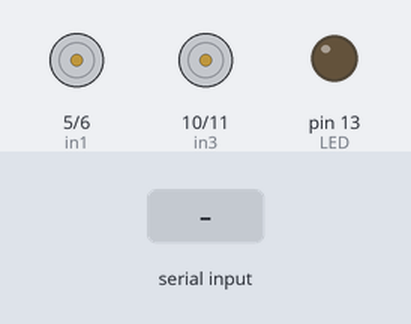
The sketch below on a simulated Arduino Uno, built with avr-gcc and run on an emulated ATmega328P. Shown: motor-driver pin pairs drawn as motors (green arrow = first pin HIGH = forward, orange = second pin HIGH = backward, longer = more drive), output pins drawn as LEDs (lit = HIGH). The inputs (shaded band) are chosen by the test bench.

Above: at 1.2 s.
1.3 s: "F" received over Serial
At 2.0 s:
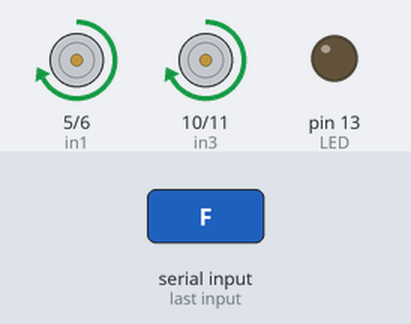
2.8 s: "B" received over Serial
At 3.1 s:
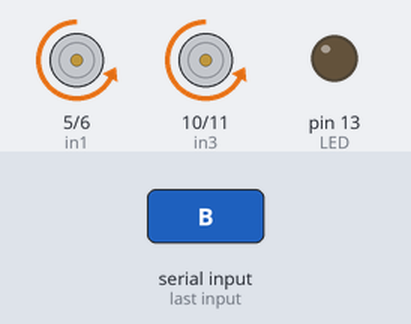
4.3 s: "L" received over Serial
At 5.5 s:
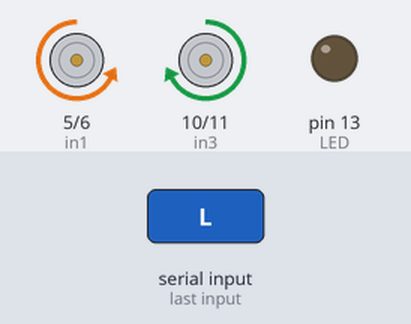
5.8 s: "R" received over Serial
At 6.6 s:
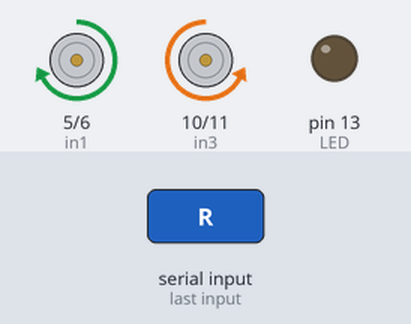
7.3 s: "G" received over Serial
At 7.7 s:
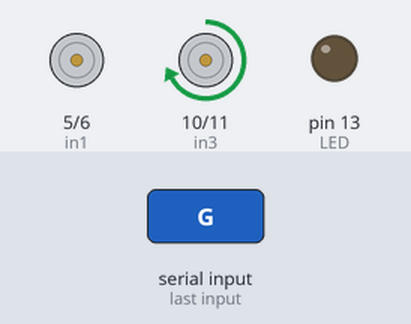
8.8 s: "I" received over Serial
At 10.1 s:
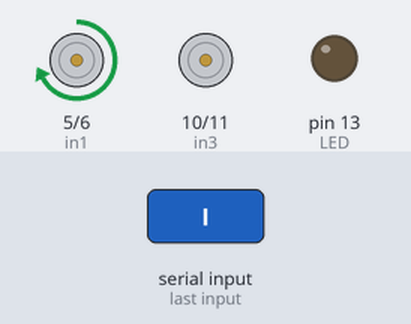
Timing chart, 0 to 11.3 s (numbered marks = the images above; inputs shaded):
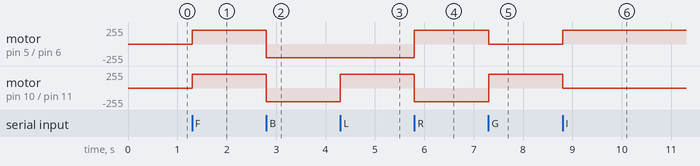

The sketch:

soccer.ino
```cpp
/**
 * Bluetooth-Controlled Robot Car
 *
 * Serial-controlled robot with variable speed control and electronic braking.
 * Supports 8-directional movement (forward, back, left, right, and diagonals)
 * with adjustable speed levels from 0-q (11 speed settings).
 *
 * Hardware:
 * - L298N Motor Driver (or similar H-bridge)
 * - 2x DC Motors
 * - Bluetooth module (HC-05/HC-06) or USB Serial
 * - Arduino UNO
 *
 * Serial Commands:
 * - Movement: F (forward), B (back), L (left), R (right)
 * - Diagonals: G (forward-left), I (forward-right), H (back-left), J (back-right)
 * - Speed: 0-9, q (0 = slowest, q = fastest)
 * - Stop: S (with electronic brake)
 *
 * @author Shayan Mazahir
 * @date of last edit: February 2026
 */

// ============================================================================
// PIN DEFINITIONS
// ============================================================================

// Motor Driver Control Pins (L298N)
#define in1 5     // Motor A forward
#define in2 6     // Motor A backward
#define in3 10    // Motor B forward
#define in4 11    // Motor B backward
#define LED 13    // Status LED (built-in on most Arduinos)

// ============================================================================
// GLOBAL VARIABLES
// ============================================================================

int command;                  // Incoming serial command
int Speed = 204;              // Current speed (0-255, default ~80%)
int Speedsec;                 // Secondary speed for turning radius
int buttonState = 0;          // Current command state
int lastButtonState = 0;      // Previous command state (for brake detection)
int Turnradius = 0;           // Turn radius modifier (0-255, must be < Speed)
int brakeTime = 45;           // Electronic brake duration (ms)
int brkonoff = 1;             // Electronic brake enable (1 = on, 0 = off)

// ============================================================================
// SETUP - RUNS ONCE AT STARTUP
// ============================================================================

void setup() {
  // Configure motor control pins as outputs
  pinMode(in1, OUTPUT);
  pinMode(in2, OUTPUT);
  pinMode(in3, OUTPUT);
  pinMode(in4, OUTPUT);
  pinMode(LED, OUTPUT);       // Status LED

  // Initialize serial communication at 9600 baud
  Serial.begin(9600);
}

// ============================================================================
// MAIN LOOP - RUNS CONTINUOUSLY
// ============================================================================

void loop() {
  // Check if data available on serial port
  if (Serial.available() > 0) {
    command = Serial.read();  // Read incoming byte
    Stop();                   // Stop motors before processing new command

    // -------------------------------------------------------------------------
    // COMMAND PROCESSING
    // -------------------------------------------------------------------------
    switch (command) {
      // Basic 4-directional movement
      case 'F':
        forward();
        break;
      case 'B':
        back();
        break;
      case 'L':
        left();
        break;
      case 'R':
        right();
        break;

      // Diagonal movement (8-directional control)
      case 'G':
        forwardleft();
        break;
      case 'I':
        forwardright();
        break;
      case 'H':
        backleft();
        break;
      case 'J':
        backright();
        break;

      // Speed control (11 levels: 0-9, q)
      // Speed values calibrated for smooth acceleration curve
      case '0':
        Speed = 100;          // ~39% power
        break;
      case '1':
        Speed = 140;          // ~55% power
        break;
      case '2':
        Speed = 153;          // ~60% power
        break;
      case '3':
        Speed = 165;          // ~65% power
        break;
      case '4':
        Speed = 178;          // ~70% power
        break;
      case '5':
        Speed = 191;          // ~75% power
        break;
      case '6':
        Speed = 204;          // ~80% power (default)
        break;
      case '7':
        Speed = 216;          // ~85% power
        break;
      case '8':
        Speed = 229;          // ~90% power
        break;
      case '9':
        Speed = 242;          // ~95% power
        break;
      case 'q':
        Speed = 255;          // 100% power (maximum)
        break;
    }

    // Update secondary speed for turn radius calculation
    Speedsec = Turnradius;

    // Apply braking system if enabled
    if (brkonoff == 1) {
      brakeOn();
    } else {
      brakeOff();
    }
  }
}

// ============================================================================
// MOVEMENT FUNCTIONS
// ============================================================================

/**
 * Move forward
 * Both motors run forward at current speed
 */
void forward() {
  analogWrite(in1, Speed);    // Motor A forward
  analogWrite(in3, Speed);    // Motor B forward
}

/**
 * Move backward
 * Both motors run in reverse at current speed
 */
void back() {
  analogWrite(in2, Speed);    // Motor A backward
  analogWrite(in4, Speed);    // Motor B backward
}

/**
 * Turn left (pivot)
 * Left motor backward, right motor forward
 */
void left() {
  analogWrite(in3, Speed);    // Motor B forward
  analogWrite(in2, Speed);    // Motor A backward
}

/**
 * Turn right (pivot)
 * Right motor backward, left motor forward
 */
void right() {
  analogWrite(in4, Speed);    // Motor B backward
  analogWrite(in1, Speed);    // Motor A forward
}

/**
 * Move forward-left (diagonal)
 * Left motor at reduced speed for gradual turn
 */
void forwardleft() {
  analogWrite(in1, Speedsec); // Motor A forward (reduced speed)
  analogWrite(in3, Speed);    // Motor B forward (full speed)
}

/**
 * Move forward-right (diagonal)
 * Right motor at reduced speed for gradual turn
 */
void forwardright() {
  analogWrite(in1, Speed);    // Motor A forward (full speed)
  analogWrite(in3, Speedsec); // Motor B forward (reduced speed)
}

/**
 * Move back-right (diagonal)
 * Right motor at reduced speed for gradual turn
 */
void backright() {
  analogWrite(in2, Speed);    // Motor A backward (full speed)
  analogWrite(in4, Speedsec); // Motor B backward (reduced speed)
}

/**
 * Move back-left (diagonal)
 * Left motor at reduced speed for gradual turn
 */
void backleft() {
  analogWrite(in2, Speedsec); // Motor A backward (reduced speed)
  analogWrite(in4, Speed);    // Motor B backward (full speed)
}

/**
 * Stop all motors
 * Sets all motor pins to 0 (coast stop)
 */
void Stop() {
  analogWrite(in1, 0);
  analogWrite(in2, 0);
  analogWrite(in3, 0);
  analogWrite(in4, 0);
}

// ============================================================================
// BRAKING SYSTEM
// ============================================================================

/**
 * Electronic braking system
 *
 * When 'S' command received, briefly energizes both motor directions
 * simultaneously to create electromagnetic braking effect, then stops.
 * This provides faster deceleration than coast stopping.
 */
void brakeOn() {
  // Read current command state
  buttonState = command;

  // Check if state has changed (detect new command)
  if (buttonState != lastButtonState) {
    // If stop command ('S') received
    if (buttonState == 'S') {
      // Verify this is a new stop command (not held)
      if (lastButtonState != buttonState) {
        // Apply electromagnetic brake by energizing all pins
        digitalWrite(in1, HIGH);
        digitalWrite(in2, HIGH);
        digitalWrite(in3, HIGH);
        digitalWrite(in4, HIGH);
        delay(brakeTime);         // Hold brake for specified duration
        Stop();                   // Release brake and coast
      }
    }
    // Update state for next iteration
    lastButtonState = buttonState;
  }
}

/**
 * Brake disabled mode
 * Placeholder function when braking is turned off
 */
void brakeOff() {
  // No action - coast stop only
}
```

Measured:
- after the input at 1.3 s, motor on pin 5 (in1) / pin 6 (in2), motor on pin 10 (in3) / pin 11 (in4): stopped → forward 204/255 at once
- after the input at 2.8 s, motor on pin 5 (in1) / pin 6 (in2), motor on pin 10 (in3) / pin 11 (in4): forward 204/255 → backward 204/255 at once
- after the input at 4.3 s, motor on pin 10 (in3) / pin 11 (in4): backward 204/255 → forward 204/255 at once
- after the input at 5.8 s, motor on pin 5 (in1) / pin 6 (in2): backward 204/255 → forward 204/255 at once; motor on pin 10 (in3) / pin 11 (in4): forward 204/255 → backward 204/255 at once
- after the input at 7.3 s, motor on pin 5 (in1) / pin 6 (in2): forward 204/255 → stopped at once; motor on pin 10 (in3) / pin 11 (in4): backward 204/255 → forward 204/255 at once
- after the input at 8.8 s, motor on pin 5 (in1) / pin 6 (in2): stopped → forward 204/255 at once; motor on pin 10 (in3) / pin 11 (in4): forward 204/255 → stopped at once
